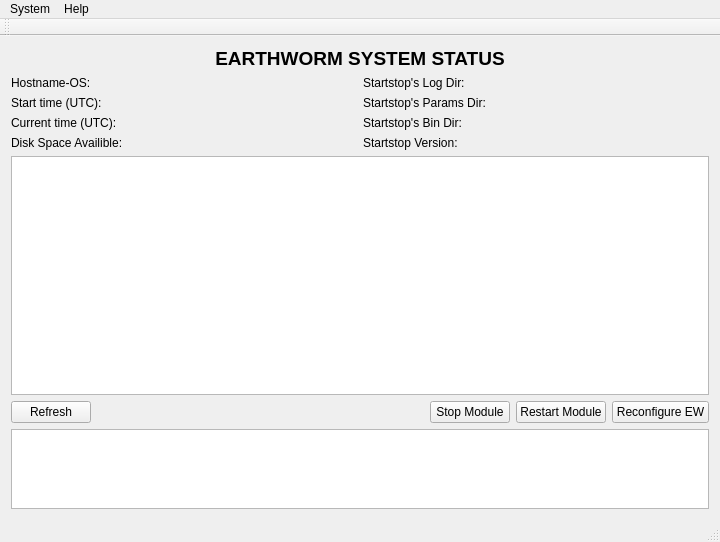
<?xml version="1.0" encoding="UTF-8"?>
<ui version="4.0">
 <class>ewcontrol</class>
 <widget class="QMainWindow" name="ewcontrol">
  <property name="geometry">
   <rect>
    <x>0</x>
    <y>0</y>
    <width>720</width>
    <height>542</height>
   </rect>
  </property>
  <property name="windowTitle">
   <string>ewcontrol</string>
  </property>
  <widget class="QWidget" name="centralWidget">
   <layout class="QVBoxLayout" name="verticalLayout">
    <item>
     <widget class="QLabel" name="label_6">
      <property name="font">
       <font>
        <pointsize>14</pointsize>
        <weight>75</weight>
        <bold>true</bold>
       </font>
      </property>
      <property name="text">
       <string>EARTHWORM SYSTEM STATUS</string>
      </property>
      <property name="alignment">
       <set>Qt::AlignCenter</set>
      </property>
     </widget>
    </item>
    <item>
     <layout class="QHBoxLayout" name="horizontalLayout_2">
      <item>
       <layout class="QFormLayout" name="formLayout_2">
        <property name="fieldGrowthPolicy">
         <enum>QFormLayout::AllNonFixedFieldsGrow</enum>
        </property>
        <item row="0" column="0">
         <widget class="QLabel" name="label_2">
          <property name="text">
           <string>Hostname-OS:</string>
          </property>
         </widget>
        </item>
        <item row="0" column="1">
         <widget class="QLabel" name="HostOS">
          <property name="text">
           <string/>
          </property>
         </widget>
        </item>
        <item row="1" column="0">
         <widget class="QLabel" name="label_3">
          <property name="text">
           <string>Start time (UTC):</string>
          </property>
         </widget>
        </item>
        <item row="1" column="1">
         <widget class="QLabel" name="StartT">
          <property name="text">
           <string/>
          </property>
         </widget>
        </item>
        <item row="2" column="0">
         <widget class="QLabel" name="label_4">
          <property name="text">
           <string>Current time (UTC):</string>
          </property>
         </widget>
        </item>
        <item row="2" column="1">
         <widget class="QLabel" name="CurrT">
          <property name="text">
           <string/>
          </property>
         </widget>
        </item>
        <item row="3" column="0">
         <widget class="QLabel" name="label_9">
          <property name="text">
           <string>Disk Space Availible:</string>
          </property>
         </widget>
        </item>
        <item row="3" column="1">
         <widget class="QLabel" name="DiskS">
          <property name="text">
           <string/>
          </property>
         </widget>
        </item>
       </layout>
      </item>
      <item>
       <layout class="QFormLayout" name="formLayout_3">
        <property name="fieldGrowthPolicy">
         <enum>QFormLayout::AllNonFixedFieldsGrow</enum>
        </property>
        <item row="0" column="0">
         <widget class="QLabel" name="label_5">
          <property name="text">
           <string>Startstop's Log Dir:</string>
          </property>
         </widget>
        </item>
        <item row="0" column="1">
         <widget class="QLabel" name="LogDir">
          <property name="text">
           <string/>
          </property>
         </widget>
        </item>
        <item row="1" column="0">
         <widget class="QLabel" name="label">
          <property name="text">
           <string>Startstop's Params Dir: </string>
          </property>
         </widget>
        </item>
        <item row="1" column="1">
         <widget class="QLabel" name="ParamDir">
          <property name="text">
           <string/>
          </property>
         </widget>
        </item>
        <item row="2" column="0">
         <widget class="QLabel" name="label_7">
          <property name="text">
           <string>Startstop's Bin Dir:</string>
          </property>
         </widget>
        </item>
        <item row="2" column="1">
         <widget class="QLabel" name="BinDir">
          <property name="text">
           <string/>
          </property>
         </widget>
        </item>
        <item row="3" column="0">
         <widget class="QLabel" name="label_8">
          <property name="text">
           <string>Startstop Version:</string>
          </property>
         </widget>
        </item>
        <item row="3" column="1">
         <widget class="QLabel" name="StStpVer">
          <property name="text">
           <string/>
          </property>
         </widget>
        </item>
       </layout>
      </item>
     </layout>
    </item>
    <item>
     <widget class="QTableView" name="tableView"/>
    </item>
    <item>
     <layout class="QHBoxLayout" name="horizontalLayout">
      <item>
       <widget class="QPushButton" name="refresh">
        <property name="text">
         <string>Refresh</string>
        </property>
       </widget>
      </item>
      <item>
       <spacer name="horizontalSpacer">
        <property name="orientation">
         <enum>Qt::Horizontal</enum>
        </property>
        <property name="sizeHint" stdset="0">
         <size>
          <width>40</width>
          <height>20</height>
         </size>
        </property>
       </spacer>
      </item>
      <item>
       <widget class="QPushButton" name="StopMod">
        <property name="text">
         <string>Stop Module</string>
        </property>
       </widget>
      </item>
      <item>
       <widget class="QPushButton" name="ResMod">
        <property name="text">
         <string>Restart Module</string>
        </property>
       </widget>
      </item>
      <item>
       <widget class="QPushButton" name="ReconfEW">
        <property name="text">
         <string>Reconfigure EW</string>
        </property>
       </widget>
      </item>
     </layout>
    </item>
    <item>
     <widget class="QTextBrowser" name="textBrowser">
      <property name="maximumSize">
       <size>
        <width>16777215</width>
        <height>80</height>
       </size>
      </property>
     </widget>
    </item>
   </layout>
  </widget>
  <widget class="QMenuBar" name="menuBar">
   <property name="geometry">
    <rect>
     <x>0</x>
     <y>0</y>
     <width>720</width>
     <height>25</height>
    </rect>
   </property>
   <widget class="QMenu" name="menuSystem">
    <property name="title">
     <string>System</string>
    </property>
    <addaction name="actionConnect"/>
    <addaction name="actionAutoUpdate"/>
    <addaction name="actionDisconnect"/>
    <addaction name="separator"/>
    <addaction name="actionQuit"/>
   </widget>
   <widget class="QMenu" name="menuHelp">
    <property name="title">
     <string>Help</string>
    </property>
    <addaction name="actionDebug"/>
    <addaction name="actionHelp"/>
   </widget>
   <addaction name="menuSystem"/>
   <addaction name="menuHelp"/>
  </widget>
  <widget class="QToolBar" name="mainToolBar">
   <attribute name="toolBarArea">
    <enum>TopToolBarArea</enum>
   </attribute>
   <attribute name="toolBarBreak">
    <bool>false</bool>
   </attribute>
  </widget>
  <widget class="QStatusBar" name="statusBar"/>
  <action name="actionConnect">
   <property name="text">
    <string>Connect</string>
   </property>
  </action>
  <action name="actionRefresh">
   <property name="text">
    <string>Refresh</string>
   </property>
  </action>
  <action name="actionDisconnect">
   <property name="text">
    <string>Disconnect</string>
   </property>
  </action>
  <action name="actionDebug">
   <property name="text">
    <string>Debug</string>
   </property>
  </action>
  <action name="actionQuit">
   <property name="text">
    <string>Quit</string>
   </property>
  </action>
  <action name="actionAutoUpdate">
   <property name="text">
    <string>AutoUpdate</string>
   </property>
  </action>
  <action name="actionHelp">
   <property name="text">
    <string>Help</string>
   </property>
  </action>
 </widget>
 <layoutdefault spacing="6" margin="11"/>
 <resources/>
 <connections/>
</ui>
